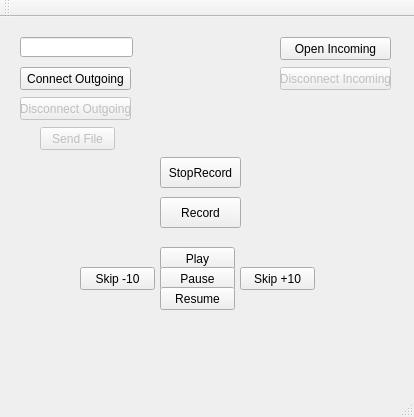
<?xml version="1.0" encoding="UTF-8"?>
<ui version="4.0">
 <class>MainWindow</class>
 <widget class="QMainWindow" name="MainWindow">
  <property name="geometry">
   <rect>
    <x>0</x>
    <y>0</y>
    <width>414</width>
    <height>417</height>
   </rect>
  </property>
  <property name="windowTitle">
   <string>MainWindow</string>
  </property>
  <widget class="QWidget" name="centralWidget">
   <widget class="QPushButton" name="playButton">
    <property name="geometry">
     <rect>
      <x>160</x>
      <y>230</y>
      <width>75</width>
      <height>23</height>
     </rect>
    </property>
    <property name="text">
     <string>Play</string>
    </property>
   </widget>
   <widget class="QPushButton" name="pauseButton">
    <property name="geometry">
     <rect>
      <x>160</x>
      <y>250</y>
      <width>75</width>
      <height>23</height>
     </rect>
    </property>
    <property name="text">
     <string>Pause</string>
    </property>
   </widget>
   <widget class="QPushButton" name="resumeButton">
    <property name="geometry">
     <rect>
      <x>160</x>
      <y>270</y>
      <width>75</width>
      <height>23</height>
     </rect>
    </property>
    <property name="text">
     <string>Resume</string>
    </property>
   </widget>
   <widget class="QPushButton" name="skipForwardButton">
    <property name="geometry">
     <rect>
      <x>240</x>
      <y>250</y>
      <width>75</width>
      <height>23</height>
     </rect>
    </property>
    <property name="text">
     <string>Skip +10</string>
    </property>
   </widget>
   <widget class="QPushButton" name="skipBackwardsButton">
    <property name="geometry">
     <rect>
      <x>80</x>
      <y>250</y>
      <width>75</width>
      <height>23</height>
     </rect>
    </property>
    <property name="text">
     <string>Skip -10</string>
    </property>
   </widget>
   <widget class="QLineEdit" name="ipAddr">
    <property name="geometry">
     <rect>
      <x>20</x>
      <y>20</y>
      <width>113</width>
      <height>20</height>
     </rect>
    </property>
    <property name="maxLength">
     <number>15</number>
    </property>
   </widget>
   <widget class="QPushButton" name="sendBtn">
    <property name="enabled">
     <bool>false</bool>
    </property>
    <property name="geometry">
     <rect>
      <x>40</x>
      <y>110</y>
      <width>75</width>
      <height>23</height>
     </rect>
    </property>
    <property name="text">
     <string>Send File</string>
    </property>
   </widget>
   <widget class="QPushButton" name="pushButton">
    <property name="geometry">
     <rect>
      <x>160</x>
      <y>180</y>
      <width>81</width>
      <height>31</height>
     </rect>
    </property>
    <property name="text">
     <string>Record</string>
    </property>
   </widget>
   <widget class="QPushButton" name="pushButton_2">
    <property name="geometry">
     <rect>
      <x>160</x>
      <y>140</y>
      <width>81</width>
      <height>31</height>
     </rect>
    </property>
    <property name="text">
     <string>StopRecord</string>
    </property>
   </widget>
   <widget class="QPushButton" name="connectOutgoing">
    <property name="geometry">
     <rect>
      <x>20</x>
      <y>50</y>
      <width>111</width>
      <height>23</height>
     </rect>
    </property>
    <property name="text">
     <string>Connect Outgoing</string>
    </property>
   </widget>
   <widget class="QPushButton" name="disconnectOutgoing">
    <property name="enabled">
     <bool>false</bool>
    </property>
    <property name="geometry">
     <rect>
      <x>20</x>
      <y>80</y>
      <width>111</width>
      <height>23</height>
     </rect>
    </property>
    <property name="text">
     <string>Disconnect Outgoing</string>
    </property>
   </widget>
   <widget class="QPushButton" name="openIncoming">
    <property name="geometry">
     <rect>
      <x>280</x>
      <y>20</y>
      <width>111</width>
      <height>23</height>
     </rect>
    </property>
    <property name="text">
     <string>Open Incoming</string>
    </property>
   </widget>
   <widget class="QPushButton" name="disconnectIncoming">
    <property name="enabled">
     <bool>false</bool>
    </property>
    <property name="geometry">
     <rect>
      <x>280</x>
      <y>50</y>
      <width>111</width>
      <height>23</height>
     </rect>
    </property>
    <property name="text">
     <string>Disconnect Incoming</string>
    </property>
   </widget>
  </widget>
  <widget class="QMenuBar" name="menuBar">
   <property name="geometry">
    <rect>
     <x>0</x>
     <y>0</y>
     <width>414</width>
     <height>21</height>
    </rect>
   </property>
  </widget>
  <widget class="QToolBar" name="mainToolBar">
   <attribute name="toolBarArea">
    <enum>TopToolBarArea</enum>
   </attribute>
   <attribute name="toolBarBreak">
    <bool>false</bool>
   </attribute>
  </widget>
  <widget class="QStatusBar" name="statusBar"/>
 </widget>
 <layoutdefault spacing="6" margin="11"/>
 <resources/>
 <connections/>
</ui>
